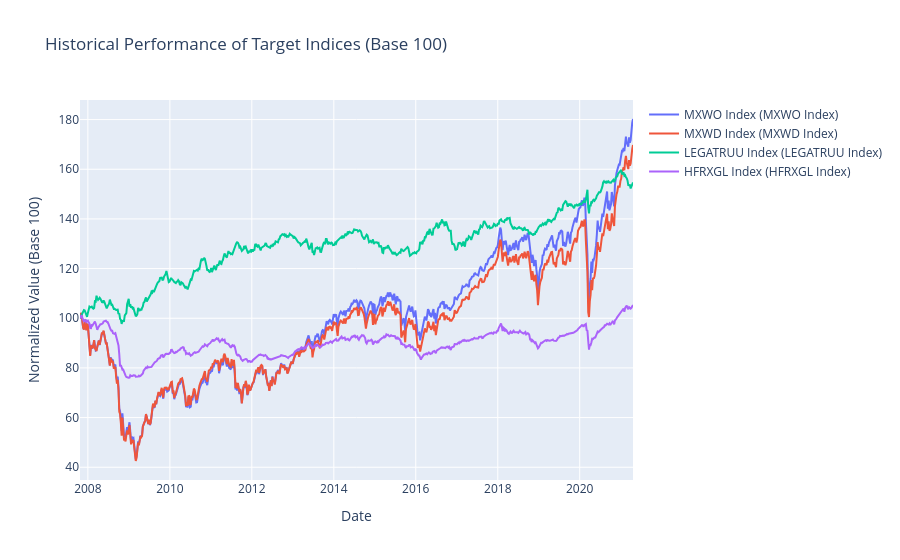

The notebook cell saved with this chart:
### Markdown cell above
## 2. Exploratory Analysis and Risk Diagnostics

**Goal:** inspect behavior of the target portfolio before replication.

**What happens here**
- Plot normalized benchmark series.
- Compute return and risk statistics.
- Check stationarity and distribution diagnostics.

### Code cell
# List of target indices to plot
target_indices = ['MXWO Index', 'MXWD Index', 'LEGATRUU Index', 'HFRXGL Index']

# -------------------------------
# 1. CREATE AN INTERACTIVE CHART
# -------------------------------
# We will use Plotly for an interactive chart, normalizing each series to 100 at its start date.

# Create an empty list to store the trace objects
traces = []

# For each target index, create a normalized series and add a trace
for idx in target_indices:
    normalized_series = data[idx] / data[idx].iloc[0] * 100
    trace = go.Scatter(
        x=normalized_series.index,
        y=normalized_series.values,
        mode='lines',
        name=f"{idx} ({variable_info.get(idx, idx)})"
    )
    traces.append(trace)

# Create layout for the Plotly figure
layout = go.Layout(
    title='Historical Performance of Target Indices (Base 100)',
    xaxis=dict(title='Date'),
    yaxis=dict(title='Normalized Value (Base 100)'),
    showlegend=True
)

# Create the figure and display it
fig = go.Figure(data=traces, layout=layout)
iplot(fig)


# ------------------------------
# 2. CALCULATE RETURN STATISTICS
# ------------------------------
# We will calculate returns, annualize them assuming weekly data (52 weeks = 1 year),
# and compute additional metrics such as Sortino ratio, Calmar ratio, etc.

# Calculate simple returns
returns = data[target_indices].pct_change().dropna()

# Define the annualization factor for weekly data
annual_factor = 52

# Helper function to format percentages
def format_pct(x):
    return f"{x * 100:.2f}%"

# Function to calculate Sortino ratio
# Assuming a risk-free rate of 0 for simplicity
def sortino_ratio(returns_series, annual_factor=52):
    # Calculate the mean of returns
    mean_return = returns_series.mean() * annual_factor

    # Calculate downside volatility (only negative returns)
    negative_returns = returns_series[returns_series < 0]
    downside_std = negative_returns.std() * np.sqrt(annual_factor)

    if downside_std == 0:
        return np.nan  # If there are no negative returns, Sortino ratio is not defined

    return mean_return / downside_std

# Function to calculate Calmar ratio
# Calmar ratio = annualized return / max drawdown (absolute value)
# For this ratio, we often want to look at the largest drawdown from peak equity.
def calmar_ratio(returns_series, annual_factor=52):
    # Compute annualized return
    ann_return = returns_series.mean() * annual_factor

    # Compute cumulative returns
    cum_returns = (1 + returns_series).cumprod()
    running_max = cum_returns.cummax()
    drawdown = (cum_returns / running_max) - 1
    max_dd = drawdown.min()  # This should be a negative value

    if max_dd == 0:
        return np.nan
    return ann_return / abs(max_dd)

# Prepare a DataFrame to store the statistics
stats_table = pd.DataFrame(index=target_indices, columns=[
    'Annualized Return',
    'Annualized Volatility',
    'Sharpe Ratio',
    'Max Drawdown',
    'Skewness',
    'Kurtosis',
    'Sortino Ratio',
    'Calmar Ratio'
])

# Calculate metrics for each target index
for idx in target_indices:
    # 1. Annualized Return
    ann_return = returns[idx].mean() * annual_factor

    # 2. Annualized Volatility
    ann_volatility = returns[idx].std() * np.sqrt(annual_factor)

    # 3. Sharpe Ratio (assuming risk-free rate = 0)
    if ann_volatility != 0:
        sharpe_ratio = ann_return / ann_volatility
    else:
        sharpe_ratio = np.nan

    # 4. Max Drawdown
    cum_returns = (1 + returns[idx]).cumprod()
    running_max = cum_returns.cummax()
    drawdown = (cum_returns / running_max) - 1
    max_dd = drawdown.min()  # negative value

    # 5. Skewness
    skewness = returns[idx].skew()

    # 6. Kurtosis
    kurtosis = returns[idx].kurtosis()

    # 7. Sortino Ratio
    s_ratio = sortino_ratio(returns[idx], annual_factor=annual_factor)

    # 8. Calmar Ratio
    c_ratio = calmar_ratio(returns[idx], annual_factor=annual_factor)

    # Assign these values to the DataFrame
    stats_table.loc[idx, 'Annualized Return'] = ann_return
    stats_table.loc[idx, 'Annualized Volatility'] = ann_volatility
    stats_table.loc[idx, 'Sharpe Ratio'] = sharpe_ratio
    stats_table.loc[idx, 'Max Drawdown'] = max_dd
    stats_table.loc[idx, 'Skewness'] = skewness
    stats_table.loc[idx, 'Kurtosis'] = kurtosis
    stats_table.loc[idx, 'Sortino Ratio'] = s_ratio
    stats_table.loc[idx, 'Calmar Ratio'] = c_ratio

# ------------------------------
# 3. FORMAT AND DISPLAY RESULTS
# ------------------------------
# Convert columns to percentage where appropriate
pct_cols = ['Annualized Return', 'Annualized Volatility', 'Max Drawdown']
for col in pct_cols:
    stats_table[col] = stats_table[col].apply(format_pct)

# Display the resulting statistics table
print("Return statistics for target indices:\n")
display(stats_table)

### Figure 1 — Plotly figure (JSON) as saved in the notebook; plotly's stock layout.template omitted (floating-point values rounded to 4 significant figures; data arrays with more than 128 entries replaced by an {"elided": "..."} marker saying what was removed)
{"data": [{"mode": "lines", "name": "MXWO Index (MXWO Index)", "type": "scatter", "x": {"elided": "705 str values"}, "y": {"elided": "705 float values"}}, {"mode": "lines", "name": "MXWD Index (MXWD Index)", "type": "scatter", "x": {"elided": "705 str values"}, "y": {"elided": "705 float values"}}, {"mode": "lines", "name": "LEGATRUU Index (LEGATRUU Index)", "type": "scatter", "x": {"elided": "705 str values"}, "y": {"elided": "705 float values"}}, {"mode": "lines", "name": "HFRXGL Index (HFRXGL Index)", "type": "scatter", "x": {"elided": "705 str values"}, "y": {"elided": "705 float values"}}], "layout": {"showlegend": true, "title": {"text": "Historical Performance of Target Indices (Base 100)"}, "xaxis": {"title": {"text": "Date"}}, "yaxis": {"title": {"text": "Normalized Value (Base 100)"}}}}
